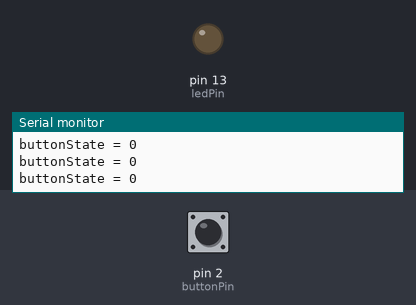
This sketch was run on a simulated Arduino Uno, built with avr-gcc and run on an emulated ATmega328P. Parts: output pins drawn as LEDs (lit = HIGH), the last lines printed to the serial monitor. Dashed ring = blinking. The test bench sets the inputs (shaded band); at power-on: pin 2 (buttonPin) LOW.

Above: at 1.2 s.
1.3 s: pin 2 (buttonPin) pulled HIGH for 0.15 s
At 2.1 s:
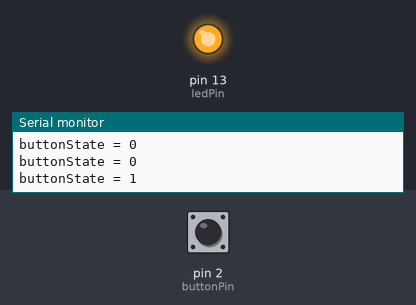
3.8 s: pin 2 (buttonPin) pulled HIGH for 1 s
At 6.2 s:
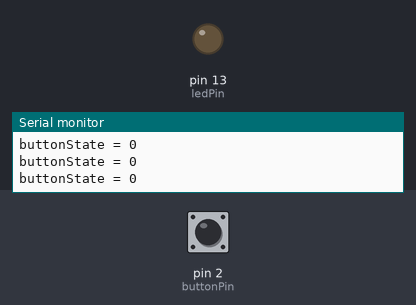
7.8 s: pin 2 (buttonPin) pulled HIGH for 3.2 s
At 8.2 s:
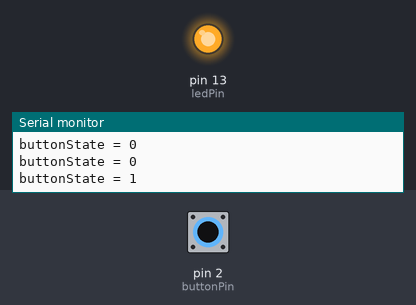
13.3 s: pin 2 (buttonPin) pulsed HIGH 5 times (0.12 s each, 0.3 s apart)
At 13.8 s:
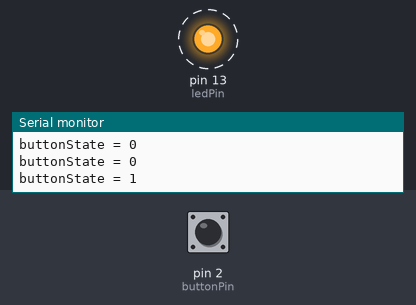
17.8 s: pin 2 (buttonPin) pulsed HIGH 2 times (0.12 s each, 0.3 s apart)
At 19.2 s:
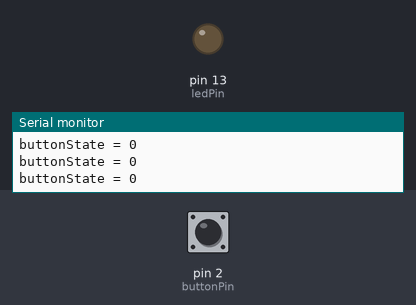
Timing chart, 0 to 20.8 s (numbered marks = the images above; inputs shaded):
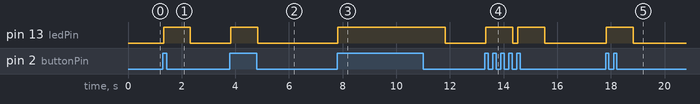

Measured:
- after the input at 1.3 s, pin 13 (ledPin): LOW → HIGH at once, → LOW 1.0 s later
- after the input at 3.8 s, pin 13 (ledPin): LOW → HIGH at once, → LOW 1.0 s later
- after the input at 7.8 s, pin 13 (ledPin): LOW → HIGH at once, → LOW 4.0 s later
- after the input at 13.3 s, pin 13 (ledPin): alternates HIGH for 1.0 s and LOW for 0.20 s, 4 changes in all, then stays LOW, starting at once
- after the input at 17.8 s, pin 13 (ledPin): LOW → HIGH at once, → LOW 1.0 s later

The sketch:

LED_Serial.ino
```cpp
// 3. 아두이노와 이야기해요. (Serial 통신)

const int buttonPin = 2;  // 푸쉬버튼 핀 번호
const int ledPin =  13;   // LED를 연결한 핀 번호

int buttonState = 0;   // 버튼 상태를 저장하는 변수

void setup() {
  pinMode(ledPin, OUTPUT);  // ledPin을 출력으로 설정
  pinMode(buttonPin, INPUT);  // buttonPin을 입력으로 설정
  Serial.begin(9600);  // 통신 속도 설정
}
void loop(){
  // 버튼을 입력하면 입력 값을 buttonstate에 저장
  buttonState = digitalRead(buttonPin);
  Serial.print("buttonState = ");
  Serial.println(buttonState);

  // 버튼을 눌렀을 때 버튼 상태가 HIGH면
  if (buttonState == HIGH) {
    digitalWrite(ledPin, HIGH);  // LED를 켬
    delay(1000);
  }
  else {
    digitalWrite(ledPin, LOW); // LED를 끔
  }
}
```
